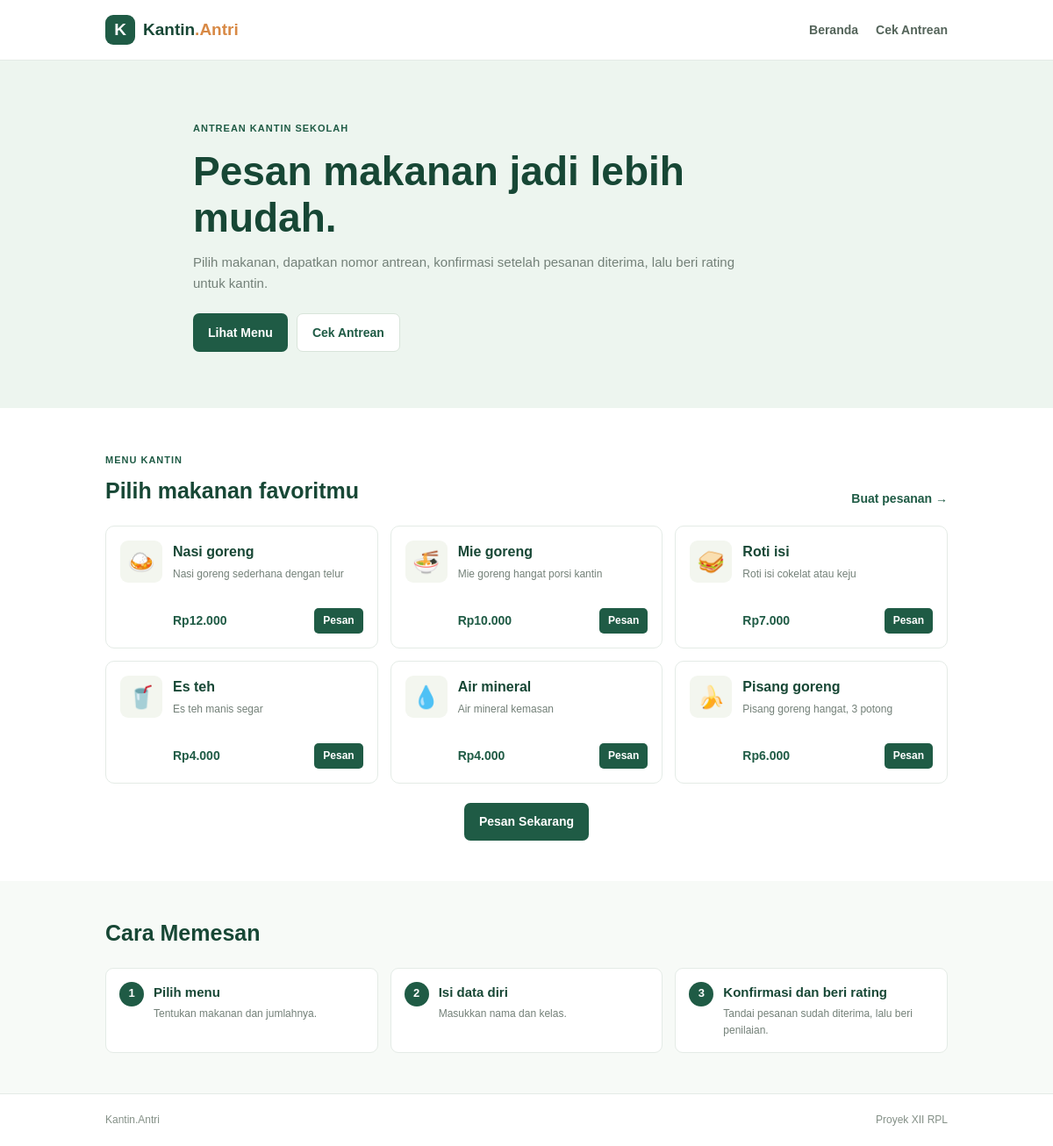
The page / on the database its author committed.
### tables this page shows
CREATE TABLE menus (
    id INT UNSIGNED AUTO_INCREMENT PRIMARY KEY,
    name VARCHAR(100) NOT NULL,
    description VARCHAR(255) NOT NULL DEFAULT '',
    price INT UNSIGNED NOT NULL,
    is_available TINYINT(1) NOT NULL DEFAULT 1,
    created_at TIMESTAMP NOT NULL DEFAULT CURRENT_TIMESTAMP
);

### includes/functions.php (called while the page is built, shortened)
<?php
function e(?string $value): string
{
    return htmlspecialchars((string) $value, ENT_QUOTES, 'UTF-8');
}
function rupiah(int|float|string $amount): string
{
    return 'Rp' . number_format((float) $amount, 0, ',', '.');
}

### index.php (the view, shortened to what this page needs)
<?php
require_once __DIR__ . '/includes/bootstrap.php';
$menus = $pdo->query('SELECT id, name, description, price FROM menus WHERE is_available = 1 ORDER BY id')->fetchAll();
require __DIR__ . '/includes/header.php';
?>
<section class="hero">
    <div class="container hero-content">
        <span class="eyebrow">ANTREAN KANTIN SEKOLAH</span>
        <h1>Pesan makanan jadi lebih mudah.</h1>
        <p>Pilih makanan, dapatkan nomor antrean, konfirmasi setelah pesanan diterima, lalu beri rating untuk kantin.</p>
        <div class="hero-actions">
            <a class="button button-primary" href="#menu">Lihat Menu</a>
            <a class="button button-secondary" href="status.php">Cek Antrean</a>
        </div>
    </div>
</section>
<section class="section" id="menu">
    <div class="container">
        <div class="section-heading">
            <div>
                <span class="eyebrow">MENU KANTIN</span>
                <h2>Pilih makanan favoritmu</h2>
            </div>
            <a class="text-link" href="pesan.php">Buat pesanan &rarr;</a>
        </div>
        <?php if (!$menus): ?>
            <div class="empty-box">Belum ada menu yang tersedia.</div>
        <?php else: ?>
            <div class="menu-grid">
                <?php foreach ($menus as $index => $menu): ?>
                    <article class="menu-card">
                        <div class="menu-icon"><?= ['🍛', '🍜', '🥪', '🥤', '💧', '🍌'][$index % 6] ?></div>
                        <div class="menu-info">
                            <h3><?= e($menu['name']) ?></h3>
                            <p><?= e($menu['description'] ?: 'Menu kantin sekolah') ?></p>
                            <div class="menu-bottom">
                                <strong><?= rupiah($menu['price']) ?></strong>
                                <a class="small-button" href="pesan.php?menu=<?= (int) $menu['id'] ?>">Pesan</a>
                            </div>
                        </div>
                    </article>
                <?php endforeach; ?>
            </div>
            <div class="center-action"><a class="button button-primary" href="pesan.php">Pesan Sekarang</a></div>
        <?php endif; ?>
    </div>
</section>
<section class="how-section">
    <div class="container">
        <h2>Cara Memesan</h2>
        <div class="steps">
            <div class="step"><span>1</span><div><b>Pilih menu</b><p>Tentukan makanan dan jumlahnya.</p></div></div>
            <div class="step"><span>2</span><div><b>Isi data diri</b><p>Masukkan nama dan kelas.</p></div></div>
            <div class="step"><span>3</span><div><b>Konfirmasi dan beri rating</b><p>Tandai pesanan sudah diterima, lalu beri penilaian.</p></div></div>
        </div>
    </div>
</section>
<?php require __DIR__ . '/includes/footer.php'; ?>

### includes/header.php (shortened to what this page needs)
<!doctype html>
<html lang="id">
<head>
    <link rel="stylesheet" href="assets/css/style.css">
</head>
<body>
<header class="site-header">
    <div class="container header-inner">
        <a class="brand" href="index.php"><span class="brand-icon">K</span><span>Kantin<span class="brand-dot">.Antri</span></span></a>
        <nav class="main-nav" aria-label="Navigasi utama">
            <a href="index.php">Beranda</a>
            <a href="status.php">Cek Antrean</a>
        </nav>
    </div>
</header>
<main>

### includes/footer.php
</main>
<footer class="site-footer">
    <div class="container footer-inner">
        <span>Kantin.Antri</span>
        <span>Proyek XII RPL</span>
    </div>
</footer>
</body>
</html>

### assets/css/style.css (style rules this page uses)
:root { --green: #1f5b45; --green-dark: #174735; --green-pale: #edf5ef; --orange: #efaa62; --text: #26352d; --muted: #738078; --line: #e4ebe6; --bg: #f7faf7; --white: #fff; }
* { box-sizing: border-box; }
html { scroll-behavior: smooth; }
body { margin: 0; color: var(--text); background: var(--white); font: 15px/1.6 Arial, Helvetica, sans-serif; }
a { color: inherit; text-decoration: none; }
.container { width: min(960px, calc(100% - 36px)); margin: 0 auto; }
.site-header { background: #fff; border-bottom: 1px solid var(--line); }
.header-inner { min-height: 68px; display: flex; align-items: center; justify-content: space-between; gap: 18px; }
.brand { display: inline-flex; align-items: center; gap: 9px; font-size: 19px; font-weight: 800; color: var(--green-dark); }
.brand-icon { width: 34px; height: 34px; display: grid; place-items: center; border-radius: 9px; background: var(--green); color: white; }
.brand-dot { color: #d88945; }
.main-nav { display: flex; gap: 20px; color: #54645a; font-size: 14px; font-weight: 700; }
.hero { padding: 64px 0; background: var(--green-pale); }
.hero-content { max-width: 760px; }
.eyebrow { display: inline-block; color: var(--green); font-size: 11px; font-weight: 800; letter-spacing: 1px; }
.hero h1 { max-width: 650px; margin: 12px 0; color: var(--green-dark); font-size: clamp(32px, 5vw, 46px); line-height: 1.15; }
.hero p { max-width: 620px; color: var(--muted); margin: 0 0 22px; }
.hero-actions { display: flex; flex-wrap: wrap; gap: 10px; }
.button { display: inline-flex; align-items: center; justify-content: center; min-height: 43px; padding: 10px 17px; border: 0; border-radius: 7px; cursor: pointer; font-weight: 700; font-size: 14px; }
.button-primary { color: white; background: var(--green); }
.button-secondary { color: var(--green); background: white; border: 1px solid #d8e4da; }
.section { padding: 46px 0; }
.section-heading { display: flex; align-items: end; justify-content: space-between; gap: 18px; margin-bottom: 20px; }
.section-heading h2, .how-section h2 { margin: 4px 0 0; color: var(--green-dark); font-size: 25px; }
.text-link { color: var(--green); font-weight: 700; font-size: 14px; }
.menu-grid { display: grid; grid-template-columns: repeat(3, 1fr); gap: 14px; }
.menu-card { display: flex; align-items: flex-start; gap: 12px; min-width: 0; padding: 16px; border: 1px solid var(--line); border-radius: 10px; background: white; }
.menu-icon { flex: 0 0 48px; height: 48px; display: grid; place-items: center; border-radius: 9px; background: #f3f6ef; font-size: 25px; }
.menu-info { flex: 1; min-width: 0; }
.menu-info h3 { margin: 0 0 3px; color: var(--green-dark); font-size: 16px; }
.menu-info p { min-height: 38px; margin: 0 0 10px; color: var(--muted); font-size: 12px; }
.menu-bottom { display: flex; align-items: center; justify-content: space-between; gap: 8px; }
.menu-bottom strong { color: var(--green); font-size: 14px; }
.small-button { padding: 5px 10px; border-radius: 5px; color: white; background: var(--green); font-size: 12px; font-weight: 700; }
.center-action { margin-top: 22px; text-align: center; }
.how-section { padding: 35px 0 46px; background: var(--bg); }
.steps { display: grid; grid-template-columns: repeat(3, 1fr); gap: 14px; margin-top: 20px; }
.step { display: flex; align-items: flex-start; gap: 11px; padding: 15px; border: 1px solid var(--line); border-radius: 9px; background: white; }
.step > span { width: 28px; height: 28px; flex: 0 0 28px; display: grid; place-items: center; border-radius: 50%; color: white; background: var(--green); font-size: 13px; font-weight: 700; }
.step b { color: var(--green-dark); }
.step p { margin: 3px 0 0; color: var(--muted); font-size: 12px; }
.site-footer { padding: 20px 0; border-top: 1px solid var(--line); color: #849087; font-size: 12px; }
.footer-inner { display: flex; justify-content: space-between; gap: 12px; }

### rows shown on the page
menus: index "🍛", name "Nasi goreng", description "Nasi goreng sederhana dengan telur", price "Rp12.000"
menus: index "🍜", name "Mie goreng", description "Mie goreng hangat porsi kantin", price "Rp10.000"
menus: index "🥪", name "Roti isi", description "Roti isi cokelat atau keju", price "Rp7.000"
menus: index "🥤", name "Es teh", description "Es teh manis segar", price "Rp4.000"
menus: index "💧", name "Air mineral", description "Air mineral kemasan", price "Rp4.000"
menus: index "🍌", name "Pisang goreng", description "Pisang goreng hangat, 3 potong", price "Rp6.000"
